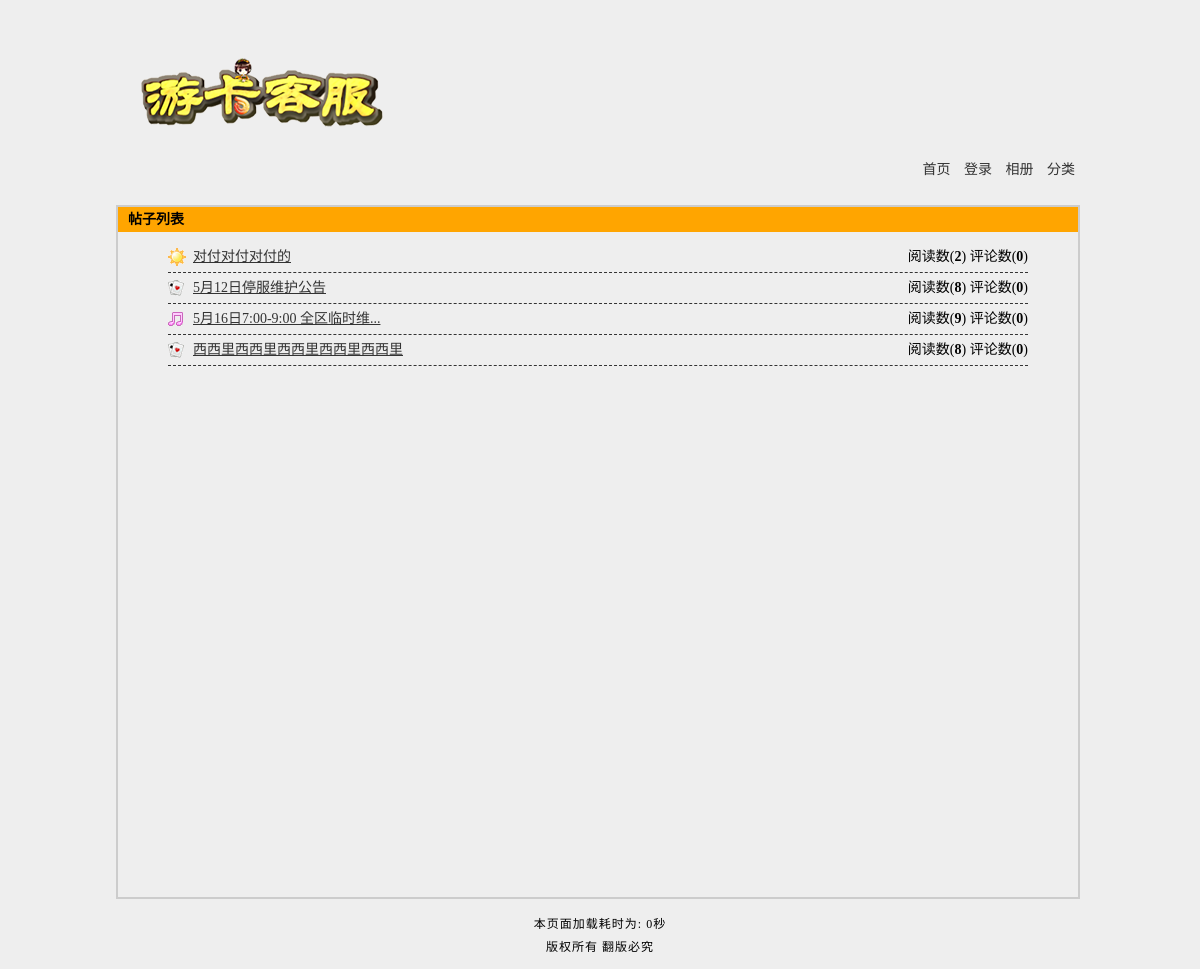
Screenshot of /search.php with the database file from the repository.
### tables this page shows
CREATE TABLE `tg_article` (
  `tg_id` mediumint(8) UNSIGNED NOT NULL COMMENT '//id',
  `tg_reid` mediumint(8) UNSIGNED NOT NULL DEFAULT '0' COMMENT '//主题ID',
  `tg_username` varchar(20) NOT NULL COMMENT '//发帖人',
  `tg_type` tinyint(2) UNSIGNED NOT NULL COMMENT '//发帖类型',
  `tg_title` varchar(40) NOT NULL COMMENT '//帖子标题',
  `tg_content` text NOT NULL COMMENT '//帖子内容',
  `tg_readcount` smallint(5) UNSIGNED NOT NULL DEFAULT '0' COMMENT '//阅读量',
  `tg_commendcount` smallint(5) UNSIGNED NOT NULL DEFAULT '0' COMMENT '//评论量',
  `tg_nice` tinyint(1) UNSIGNED NOT NULL DEFAULT '0' COMMENT '//精华帖',
  `tg_last_modify_date` datetime NOT NULL COMMENT '//最后修改时间',
  `tg_date` datetime NOT NULL COMMENT '//发帖时间'
);

### includes/mysql.func.php (called while the page is built, shortened)
<?php
function _query($_sql) {
	if (!$_result = mysql_query($_sql)) {
		exit('SQL执行失败'.mysql_error());
	}
	return $_result;
}
function _fetch_array_list($_result) {
	return mysql_fetch_array($_result,MYSQL_ASSOC);
}
?>

### includes/global.func.php (called while the page is built, shortened)
<?php
function _title($_string,$_strlen) {
	if (mb_strlen($_string,'utf-8') > $_strlen) {
		$_string = mb_substr($_string,0,$_strlen,'utf-8').'...';
	}
	return $_string;
}
function _html($_string) {
	if (is_array($_string)) {
		foreach ($_string as $_key => $_value) {
			$_string[$_key] = _html($_value);
		}
	} else {
		$_string = htmlspecialchars($_string);
	}
	return $_string;
}
?>

### search.php (the view, shortened to what this page needs)
<?php
 $search=$_POST['search'];
global $_pagesize,$_pagenum,$_system,$search;
$_result = _query("SELECT
												tg_id,tg_title,tg_type,tg_readcount,tg_commendcount
									FROM
												tg_article
									WHERE
									            tg_reid=0 AND
												tg_title
							LIKE
												'%$search%'
							");
?>
<!DOCTYPE html PUBLIC "-//W3C//DTD XHTML 1.0 Transitional//EN" "http://www.w3.org/TR/xhtml1/DTD/xhtml1-transitional.dtd">
<html xmlns="http://www.w3.org/1999/xhtml">
<head>
<?php
	require ROOT_PATH.'includes/title.inc.php';
?>
</head>
<body>
<?php
	require ROOT_PATH.'includes/header.inc.php';
?>
<div id="list">
	<h2>帖子列表</h2>
	<ul class="article">
		<?php
			$_htmllist = array();
			while (!!$_rows = _fetch_array_list($_result)) {
				$_htmllist['id'] = $_rows['tg_id'];
				$_htmllist['type'] = $_rows['tg_type'];
				$_htmllist['readcount'] = $_rows['tg_readcount'];
				$_htmllist['commendcount'] = $_rows['tg_commendcount'];
				$_htmllist['title'] = $_rows['tg_title'];
				$_htmllist = _html($_htmllist);
				echo '<li class="icon'.$_htmllist['type'].'"><em>阅读数(<strong>'.$_htmllist['readcount'].'</strong>) 评论数(<strong>'.$_htmllist['commendcount'].'</strong>)</em> <a href="article.php?id='.$_htmllist['id'].'">'._title($_htmllist['title'],20).'</a></li>';
			}
		?>
	</ul>
</div>
<?php
	require ROOT_PATH.'includes/footer.inc.php';
?>
</body>
</html>

### styles/1/basic.css (style rules this page uses)
* { padding:0; margin:0; }
body { width:960px; margin:0 auto; background:#eee; font-size:14px; }
ul { list-style-type:none; }
h2 { font-size:14px; background:orange; height:25px; line-height:25px; text-indent:10px; }

### styles/1/search.css (style rules this page uses)
#list { width:960px; min-height:690px; border:2px solid #ccc; float:right; }
#list ul.article { padding:10px 50px; }
#list ul.article li { height:30px; line-height:30px; border-bottom:1px dashed #333; }
#list ul.article li em { float:right; font-style:normal; }
#list ul.article li a { color:#333; }
#list ul.article li { padding:0 0 0 25px; }
#list ul.article li.icon4 { background:url(../../images/icon4.gif) no-repeat left center; }
#list ul.article li.icon6 { background:url(../../images/icon6.gif) no-repeat left center; }
#list ul.article li.icon13 { background:url(../../images/icon13.gif) no-repeat left center; }

### rows the page displays
tg_article: shows a picture, tg_readcount "2", tg_commendcount "0", tg_title "对付对付对付的"
tg_article: tg_readcount "8", tg_commendcount "0", tg_title "5月12日停服维护公告"
tg_article: shows a picture, tg_readcount "9", tg_commendcount "0", tg_title "5月16日7:00-9:00 全区临时维..."
tg_article: tg_readcount "8", tg_commendcount "0", tg_title "西西里西西里西西里西西里西西里"

### other values shown
_runtime() - START_TIME "0"
